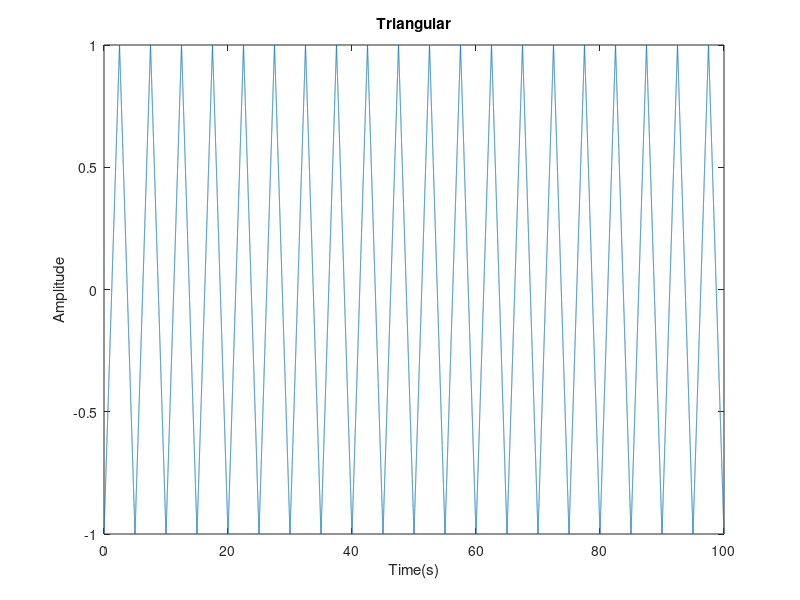

This figure's MATLAB source:
function tema2()

s = 2000;
t = 0:1/s:100;
x2 = sawtooth(0.4*pi*t, 0.5);
plot(t,x2);
xlabel('Time(s)')
ylabel('Amplitude')
title('Triangular')

end